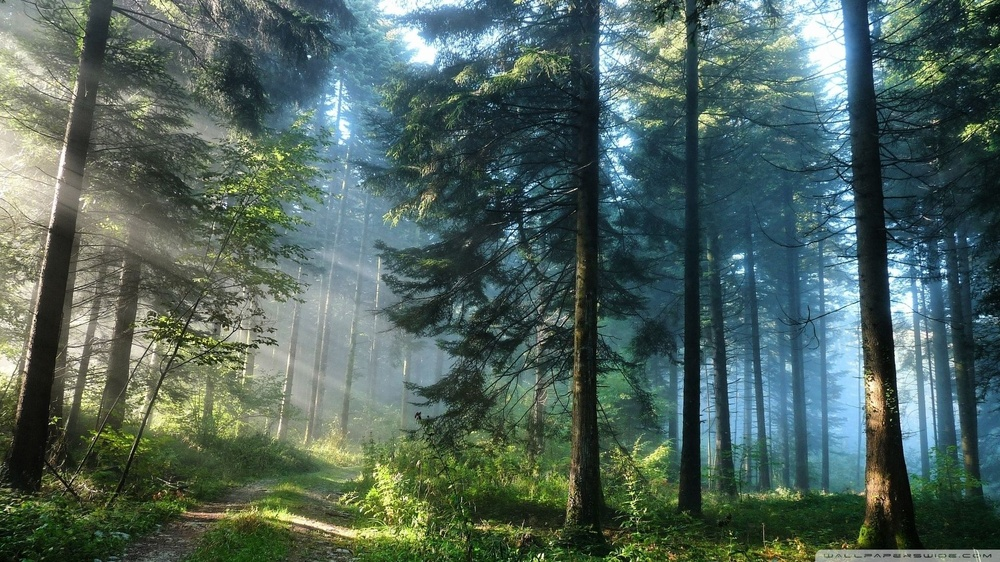
#> input picture main/test/image.jpg, 1000 x 562 px, shrunk from 1920 x 1080 before the run
$ python main.py ../test/image.jpg ../test/img_input.jpg out ../test/img_input.jpg ../test/img_input.jpg
#> lines starting #> are read from the running program, lines starting #| are printed output that depends on the picture

# import libraries
from cv2 import imread, cvtColor, COLOR_BGR2GRAY, imwrite
from sys import argv
from os.path import join

# sw version
VERSION = "1.0.0"

# this is the main function of the program
def convert_image(input_image, output_dir, new_name):
#> called with input_image = '../test/image.jpg', output_dir = 'out', new_name = '../test/img_input.jpg'
    output_name = new_name + ".jpg"
    output_image = join(output_dir, output_name)

    print("Reading input image...")
    print(input_image)
    img = imread(input_image)
#> img is the input picture: shape (562, 1000, 3); mean B, G, R 92.6, 100.3, 80

    print("Convert the image to grayscale...")
    try:
        img_gray = cvtColor(img, COLOR_BGR2GRAY)
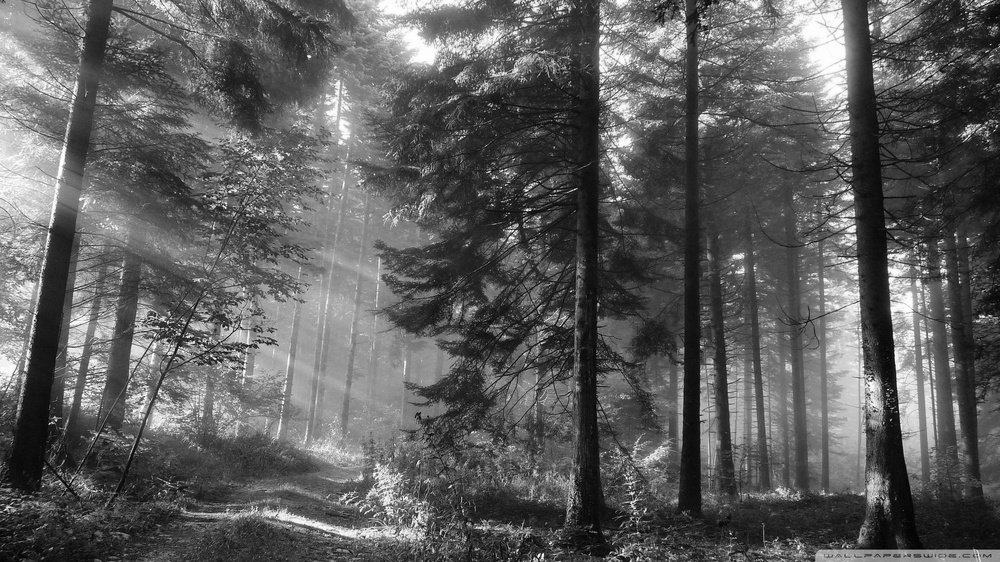
#> img_gray: shape (562, 1000); min 1, max 255, mean 93.3
        imwrite(output_image, img_gray)
        print("The image was converted with success.")
        print(output_image)
    except:
        print("ERROR: The image cannot be converted.")

    return output_image

if __name__ == "__main__":
    # display info
    print("===============================\n")
    print(f"GARYSCALE IMAGE CONVERTER {VERSION}")
    print("\nThis software will convert a .jpg image to grayscale. Please add the following parameters:\n"
        "\n<image_path> - full path of your image"
        "\n<output_folder> - folder where you want to save the new image"
        "\n<new_name> - name of your new image\n"
        "\nexample: python img_converter.py -i <image_path> -o <output_folder> -n <new_name>\n")
    print("===============================")

    try:
        # check input parameters
        img_path = argv[1]
        out_dir = argv[3]
        new_name = argv[5]
        # call main function
        gray_img = convert_image(img_path, out_dir, new_name)
    except IndexError:
        print("ERROR: Missing input parameter.")
